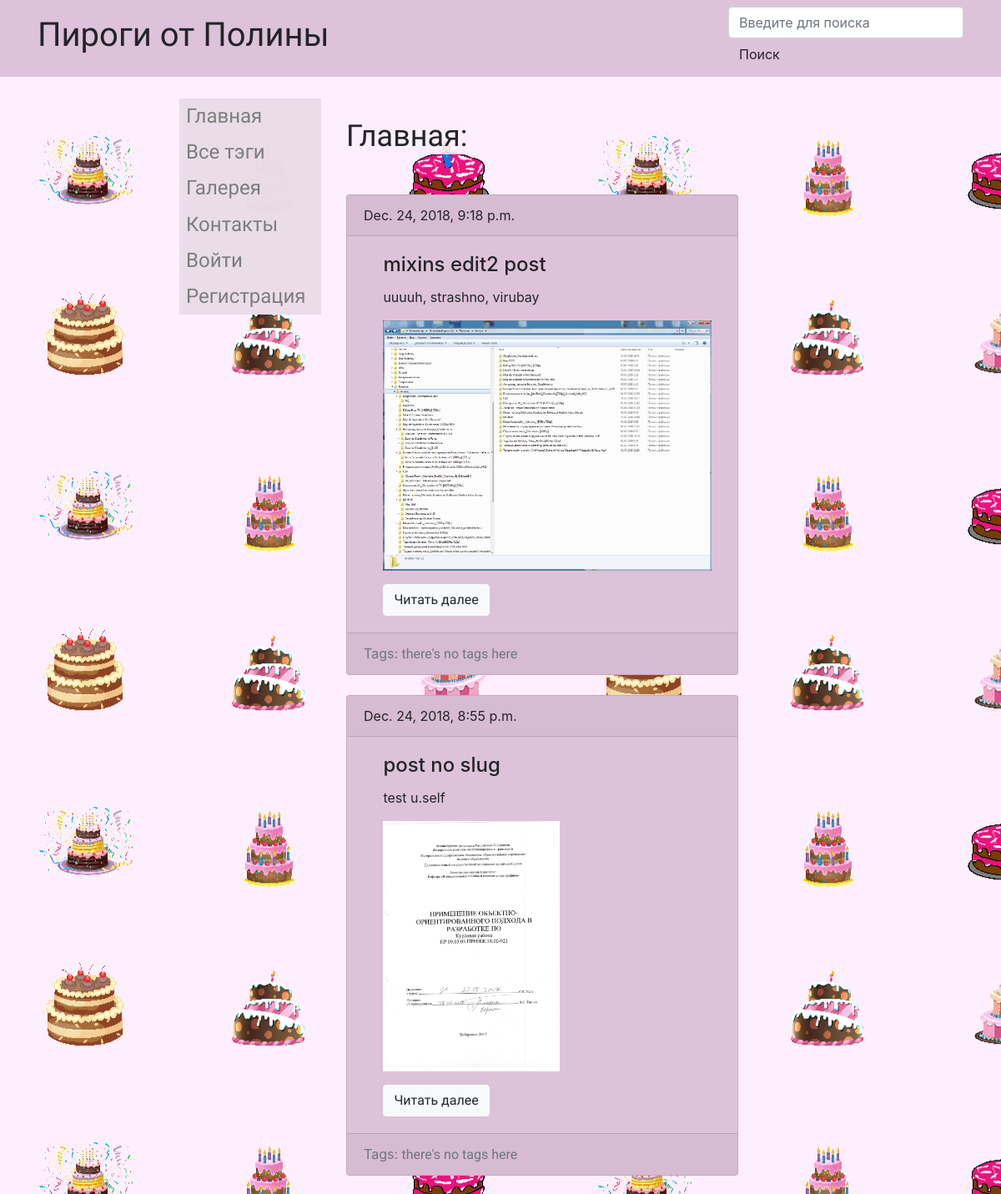
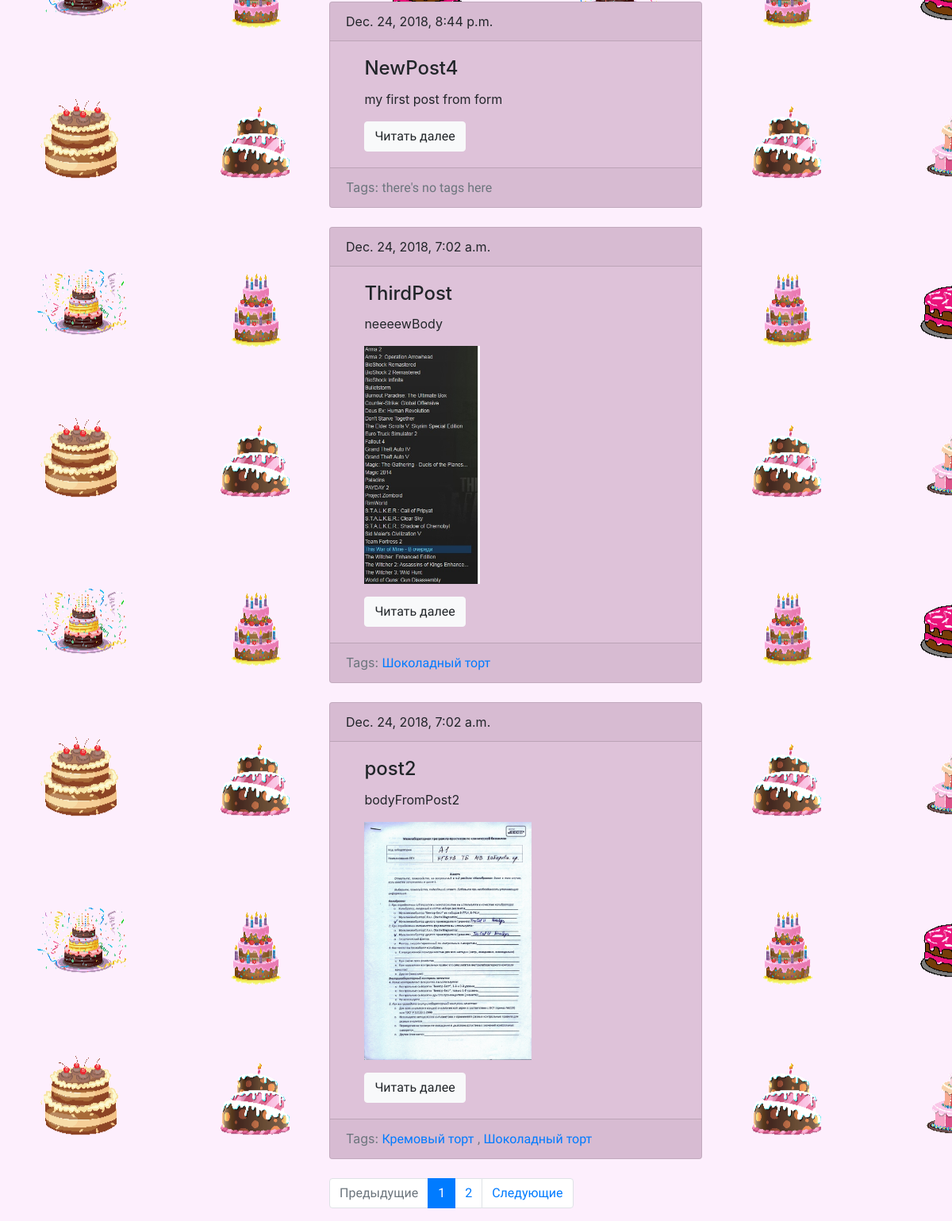
The page /cake/ on the database its author committed (2 pictures, top to bottom).
### cake/models.py (models this page shows, shortened)
class Post(models.Model):
    title = models.CharField(max_length=150, db_index=True)
    slug = models.SlugField(max_length=150, blank=True, unique=True)
    body = models.TextField(blank=True, db_index=True)
    tags = models.ManyToManyField('Tag', blank=True, related_name='posts')
    date_pub = models.DateTimeField(auto_now_add=True)
    img = models.ImageField(blank=True)
    def get_absolute_url(self):
        return reverse('post_detail_url', kwargs={'slug': self.slug})
    class Meta:
        ordering = ['-date_pub']

class Tag(models.Model):
    title = models.CharField(max_length=50)
    slug = models.SlugField(max_length=50, unique=True)
    def get_absolute_url(self):
        return reverse('tag_detail_url', kwargs={'slug': self.slug})
    class Meta:
        ordering = ['title']

### cake/views.py (the view)
# urls.py: path('', posts_list, name='posts_list_url'),
def posts_list(request):
    search_query = request.GET.get('search', '')
    if search_query:
        posts = Post.objects.filter(Q(title__icontains=search_query) | Q(body__icontains=search_query))
    else:
        posts = Post.objects.all()
    paginator = Paginator(posts, 5)
    page_number = request.GET.get('page', 1)
    page = paginator.get_page(page_number)
    is_paginated = page.has_other_pages()
    if page.has_previous():
        prev_url = '?page={}'.format(page.previous_page_number())
    else:
        prev_url = ''
    if page.has_next():
        next_url = "?page={}".format(page.next_page_number())
    else:
        next_url = ''
    context = {
        'page_object': page,
        'is_paginated': is_paginated,
        'prev_url': prev_url,
        'next_url': next_url
    }
    return render(request, 'cake/index.html', context=context)

### cake/templates/cake/index.html (shortened to what this page needs)
{% extends 'cake/cakebase.html' %}
{% block content %}
    <h2 class = "mb-5" >Главная:</h2>
    {% for post in page_object.object_list %}
        {% include 'cake/includes/post_card_template.html' %}
    {% endfor %}
{% endblock %}

### cake/templates/cake/includes/post_card_template.html
<div class="card mb-4" style="background-color: #DEC2D9">
    <div class="card-header">
        {{ post.date_pub }}
    </div>
    <div class="card-body">
        <h4 class="card-title">{{ post.title }}</h4>
        <p class="card-text">{{ post.body|truncatewords:15 }}</p>
        <p>
        {% if post.img %}
            <img src="{{ post.img.url }}">
        {% endif %}
        </p>
        <a href="{{ post.get_absolute_url }}" class="btn btn-light">Читать далее</a>
    </div>
    <div class="card-footer text-muted">
        Tags:
        {% if post.tags.count == 0 %}
                <a>there's no tags here</a>
        {% endif %}
        {% for tag in post.tags.all %}
            <a href="{{ tag.get_absolute_url }}">{{ tag.title }}</a>
            {% if tag != post.tags.last %}
                <a>,</a>
            {% endif %}
        {% endfor %}
    </div>
</div>

### static/css/styles.css (style rules this page uses)
.card-body { margin-left: 5%; //высота }
.card-body img { max-height: 300px; //высота }
img { max-width: 800px; //ширина }
body { background-opacity: 0.3; padding-top: 70px; background-image: url(/cake/media/6rdy2.png); background-position: left bottom; background-repeat: repeat; }
h1, h2 { font-family: 'Kurale', serif; }
h2 { font-size: 36px; }
h2, h5 { display: inline-block; background-color: rgba(253,239,253,0.85); background-opacity: 0.3; }
a { font-family: 'Bad Script', cursive; }

### rows shown on the page
Post: date_pub "Dec. 24, 2018, 9:18 p.m.", title "mixins edit2 post", body "uuuuh, strashno, virubay", img (picture), shows "there's no tags here"
Post: date_pub "Dec. 24, 2018, 8:55 p.m.", title "post no slug", body "test u.self", img (picture), shows "there's no tags here"
Post: date_pub "Dec. 24, 2018, 8:44 p.m.", title "NewPost4", body "my first post from form", shows "there's no tags here"
Post: date_pub "Dec. 24, 2018, 7:02 a.m.", title "ThirdPost", body "neeeewBody", img (picture)
Tag: title "Шоколадный торт"
Post: date_pub "Dec. 24, 2018, 7:02 a.m.", title "post2", body "bodyFromPost2", img (picture)
Tag: title "Кремовый торт"

### other values the page prints
{{ n }} "1"
{{ n }} "2"
